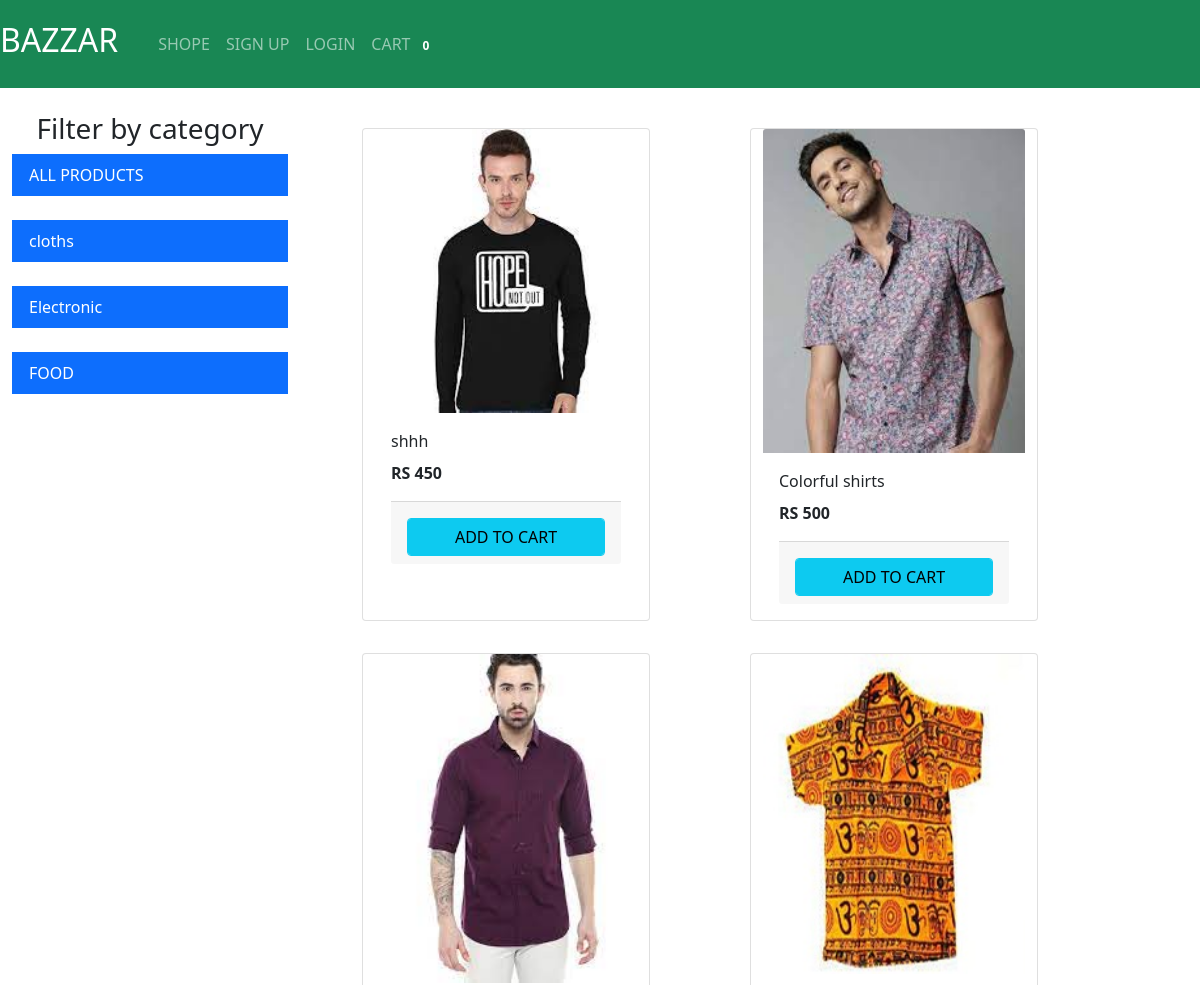
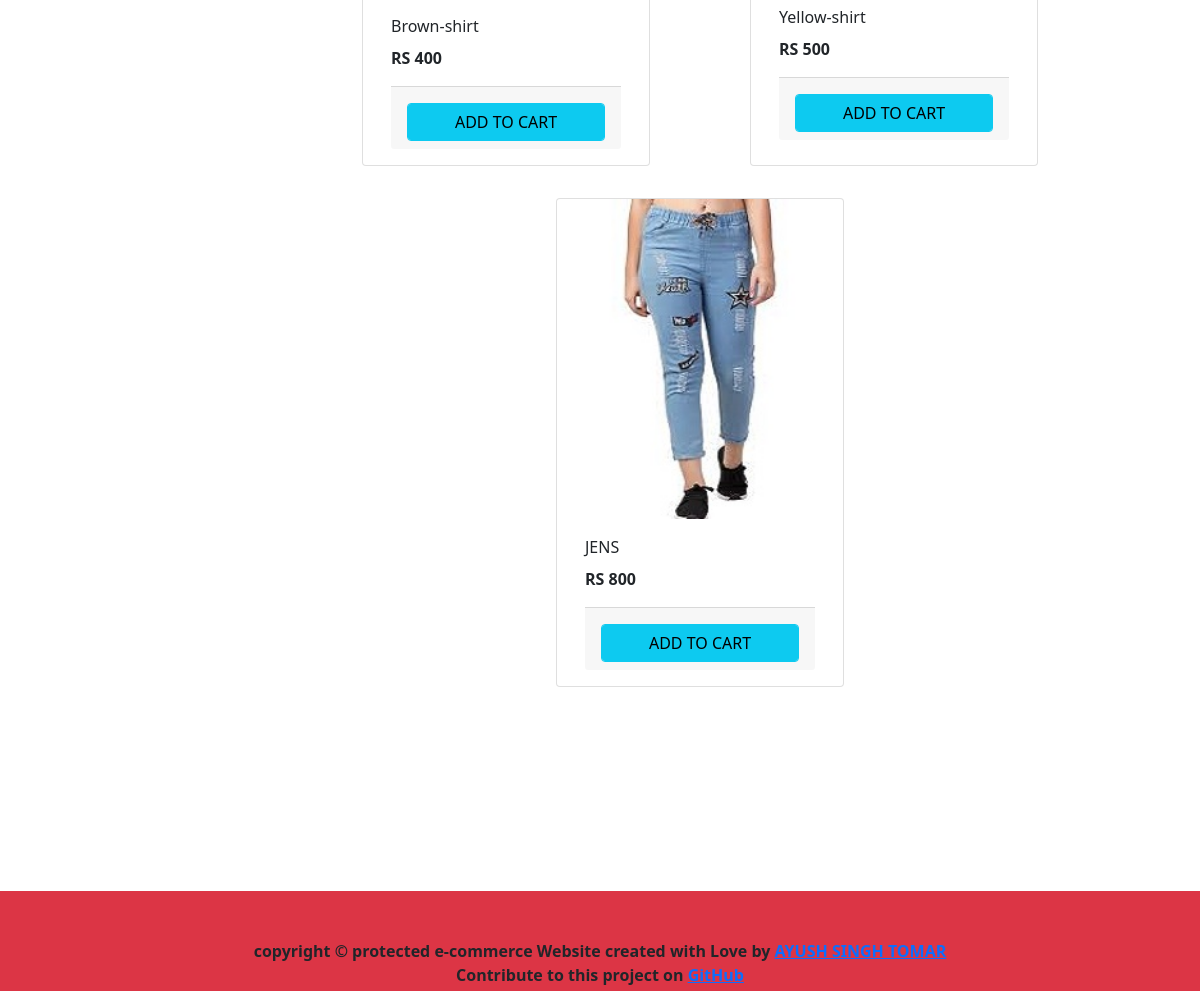
Screenshot of /?categorie=1 with the database file from the repository (2 pictures, top to bottom).
### store/models/category.py (models this page shows, shortened)
class Category(models.Model):
    name = models.CharField(max_length=20)
    @staticmethod
    def get_all_catrgories():
        return Category.objects.all()

### store/models/product.py (models this page shows, shortened)
class Product(models.Model):
    name=models.CharField(max_length=50)
    price=models.IntegerField()
    gategory=models.ForeignKey(Category,on_delete=models.CASCADE,default=1)
    description=models.ImageField(upload_to='uploads/products/',null=True,blank=True)
    @staticmethod
    def get_all_products_by_gategory_id(gategoryid):
        if gategoryid:
            return Product.objects.filter(gategory=gategoryid)
        else:
            return Product.get_all_products()

### store/views.py (the view, shortened to what this page needs)
# urls.py: path('',index ,name='jjh'),
def index(request):
    if request.method=='GET':
        cart=request.session.get('cart')
        if not cart:
            request.session['cart']={}
        crds = Category.get_all_catrgories()
        gategoryid=request.GET.get('categorie')
        if gategoryid:
            prds = Product.get_all_products_by_gategory_id(gategoryid)
        else:
            prds = Product.get_all_products()
        data={}
        data['products']= prds
        data['categories'] = crds
        print(request.session.get('email'))
        return render(request,'index.html', data)

### store/templatetags/cart.py (called while the page is built)
@register.filter(name='is_in_cart')
def is_in_cart(product , cart):
    keys= cart.keys()
    for id in keys:
        if int(id)==product.id:
            return True
    return False;

### store/templates/index.html (shortened to what this page needs)
{% extends 'base.html'%}
{% block content %}
{% load cart %}
 <div class="container-fluid mt-4">
<div class="row">
    <div class="col-lg-3">
      <h3 class="text-center">Filter by category</h3>
          <a href="/" class="list-group-item active">ALL PRODUCTS</a>
        {% for categorie in categories %}
        <br>
      <a href="/?categorie={{categorie.id}}" class="list-group-item active">{{categorie.name}}</a></option>
  {% endfor %}
    </div>
<div id="products" class="col-lg-8">
    <div class="row mx-auto">
      {%for product in products %}
      <div class="card mx-auto my-3" id={{product.id}} style="max-width: 18rem;">
  <img class="card-img-top" src="{{product.description.url}}"  alt="Card image Cap">
  <div class="card-body">
    <p class="card-title ">{{product.name}}</p>
    <p class="card-text"><b>RS {{product.price}}</b></p>
   <div class="card-footer no-gutter b-0 mt-2">
     {% if product|is_in_cart:request.session.cart %}
       <div class=" row ">
             <form action="/" method="POST" class="col-2">
                   {% csrf_token %}
                  <input  hidden type="text" name="product" value="{{product.id}}">
                  <input  hidden type="text" name="remove" value="True">
                  <input type="submit" value="-" class="btn btn-block btn-info border-right">
             </form>
              <div class="text-center col">{{product|cart_qut:request.session.cart}}</div>
             <form action="/" method="POST" class="col-2">
                   {% csrf_token %}
                  <input  hidden type="text" name="product" value="{{product.id}}">
                  <input type="submit" value="+" class="btn btn-block btn-info border-left">
             </form>
          </div>
          {% else %}
           <form action="/" method="POST" class="btn-block mt-2">
         <input type="submit" class="float-right btn btn-info  form-control " value="ADD TO CART">
         </form>
          {% endif %}
      </div>
      </div>
</div>
      {% endfor %}
  </div>
    </div>
  </div>
 </div>
 <br>
 <br>
 <br>
 <br>
 <br>
 <br>
 <br>
 <br>
 <br>
 <br>
 <br>
 <br>
{% endblock %}

### rows the page displays
Category: name "cloths"
Category: name "Electronic"
Category: name "FOOD"
Product: {{ product.id }} 1 (drawn), description (picture), name "shhh", price "450"
Product: description (picture), name "Colorful shirts", price "500"
Product: description (picture), name "Brown-shirt", price "400"
Product: description (picture), name "Yellow-shirt", price "500"
Product: description (picture), name "JENS", price "800"

### other values shown
{{ request.session.cart.keys|length }} "0"
